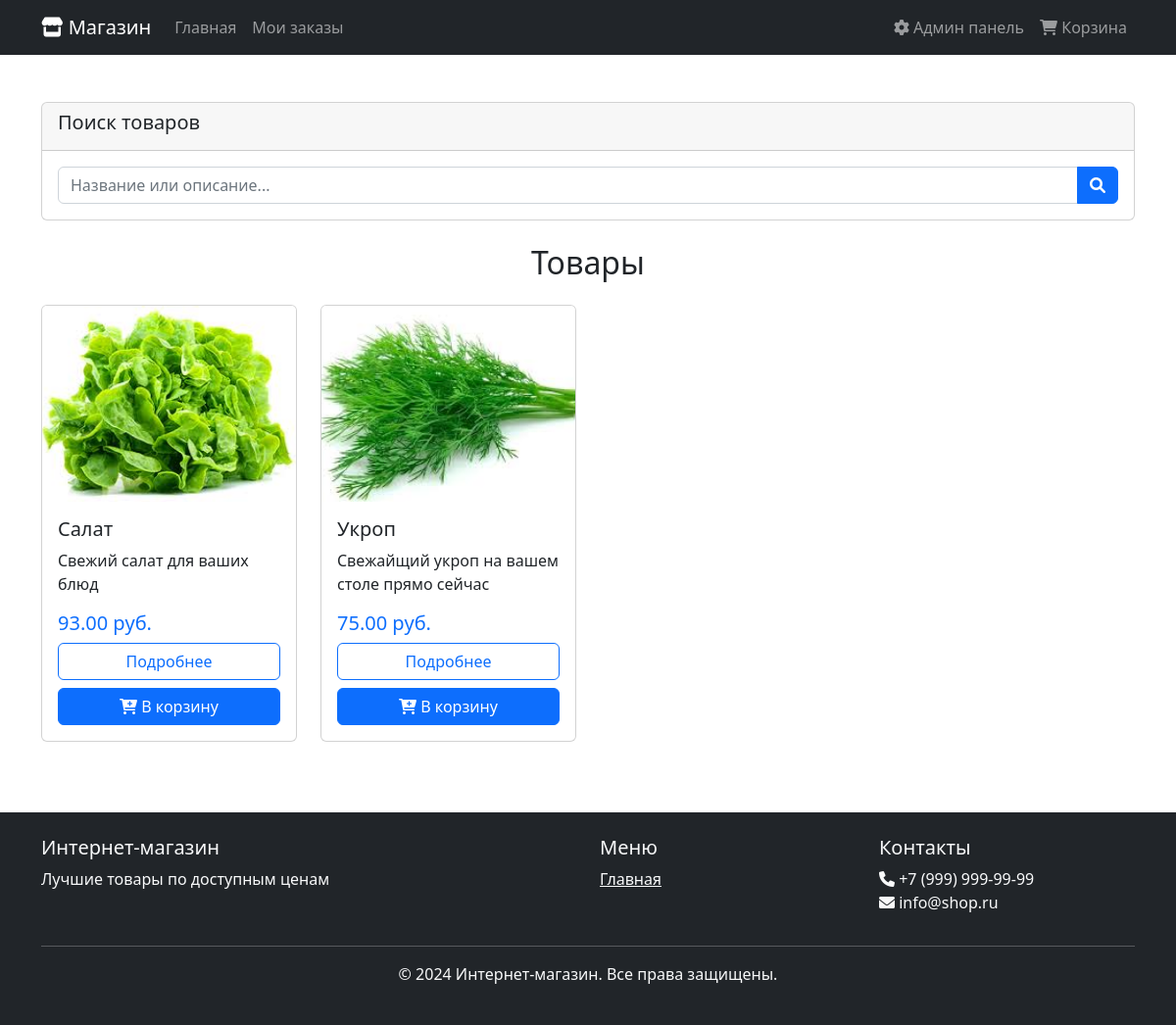
The app's page / (signed in) with its own data.
### products/models.py (models this page shows, shortened)
class Product(models.Model):
    name = models.CharField(max_length=200, verbose_name='Название')
    slug = models.SlugField(max_length=200, unique=True, verbose_name='URL')
    description = models.TextField(verbose_name='Описание')
    price = models.DecimalField(max_digits=10, decimal_places=2, verbose_name='Цена')
    image = models.ImageField(upload_to='products/%Y/%m/%d/', verbose_name='Изображение')
    is_available = models.BooleanField(default=True, verbose_name='Доступен')
    created_at = models.DateTimeField(auto_now_add=True, verbose_name='Создан')
    updated_at = models.DateTimeField(auto_now=True, verbose_name='Обновлен')
    class Meta:
        verbose_name = 'Товар'
        verbose_name_plural = 'Товары'
        ordering = ['-created_at']

### products/views.py (the view)
# urls.py: path('', views.home, name='home'),
def home(request):
    products = Product.objects.filter(is_available=True)
    search_query = request.GET.get('search', '')
    if search_query:
        products = products.filter(
            Q(name__icontains=search_query) |
            Q(description__icontains=search_query)
        )
    context = {
        'products': products,
        'search_query': search_query,
    }
    return render(request, 'home.html', context)

### templates/home.html (shortened to what this page needs)
{% extends 'base.html' %}
{% block content %}
<div id="promoCarousel" class="carousel slide mb-5" data-bs-ride="carousel">
    <div class="carousel-indicators">
        <button type="button" data-bs-target="#promoCarousel" data-bs-slide-to="0" class="active"></button>
        <button type="button" data-bs-target="#promoCarousel" data-bs-slide-to="1"></button>
        <button type="button" data-bs-target="#promoCarousel" data-bs-slide-to="2"></button>
    </div>
</div>
<div class="row">
    <div class="col-md">
        <div class="card">
            <div class="card-header">
                <h5>Поиск товаров</h5>
            </div>
            <div class="card-body">
                <form method="get" action="{% url 'products:home' %}">
                    <div class="input-group">
                        <input type="text"
                               name="search"
                               class="form-control"
                               placeholder="Название или описание..."
                               value="{{ search_query }}"
                               aria-label="Поиск товаров">
                        <button class="btn btn-primary" type="submit">
                            <i class="fas fa-search"></i>
                        </button>
                    </div>
                </form>
            </div>
        </div>
    </div>
</div>
<div class="row">
    <div class="col-12">
        <h2 class="text-center mb-4 mt-4">Товары</h2>
    </div>
    {% for product in products %}
    <div class="col-lg-3 col-md-4 col-sm-6 mb-4">
        <div class="card product-card h-100">
            {% if product.image %}
                <img src="{{ product.image.url }}" class="card-img-top" alt="{{ product.name }}" style="height: 200px; object-fit: cover;">
            {% else %}
                <div class="card-img-top bg-light d-flex align-items-center justify-content-center" style="height: 200px;">
                    <span class="text-muted">Нет изображения</span>
                </div>
            {% endif %}
            <div class="card-body d-flex flex-column">
                <h5 class="card-title">{{ product.name }}</h5>
                <p class="card-text flex-grow-1">{{ product.description|truncatewords:15 }}</p>
                <div class="mt-auto">
                    <p class="h5 text-primary">{{ product.price }} руб.</p>
                    <div class="d-grid gap-2">
                        <a href="{% url 'products:product_detail' product.slug %}" class="btn btn-outline-primary">Подробнее</a>
                        <form action="{% url 'cart:cart_add' product.id %}" method="post">
                            <button type="submit" class="btn btn-primary w-100">
                                <i class="fas fa-cart-plus"></i> В корзину
                            </button>
                        </form>
                    </div>
                </div>
            </div>
        </div>
    </div>
    {% endfor %}
</div>
{% endblock %}

### templates/base.html (style rules this page uses)
.product-card { transition: transform 0.2s; }

### records on screen
Product: image (picture), name "Салат", description "Свежий салат для ваших блюд", price "93.00"
Product: image (picture), name "Укроп", description "Свежайщий укроп на вашем столе прямо сейчас", price "75.00"
